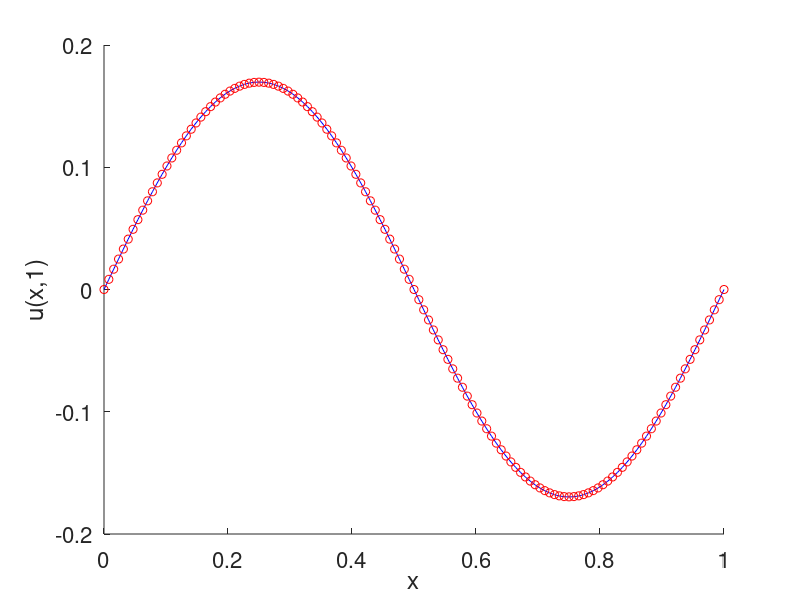

Recreate this plot in MATLAB.
function [] = heat_equation_1D_cn_scheme_example_1
%%% --- 1D heat equation with Dirichlet boundary condition
%
% du/dt = D*d^2u/dx^2 with Drichlet BC: u(a,t) = u(b,t) = 0;
%                                       u(x,0) = 2*sin(2*pi*x)
% analytic solution: u(x,t) = 2*exp(-(pi^2/4)*t)*sin(2*pi*x),
%
% The finite difference: the Crank-Nicolson scheme (CN), that is,
%  matrix equation: 
% (I-lambda*A)*w^(n+1) = (I+lambda*A)*w^(n) + lambda*(b^(n) + b^(n+1))
% A is tridiagonal matrix.
% (I-lambda*A) is evolution matrix.
% b^(n+1) = [u^(n+1)_{a} 0,...0, u^(n+1)_{b}]^(T), (T = transpose). 
% b^(n+1) = 0 for all n since u(a,t) = (b,t) = 0
% lambda = D*dt/(2*dx^2).
% Reference book: D. Bradie, A friendly introduction to numerical analysis 
%
% Written by Tsogbayar Tsednee (PhD), California State University Northridge 
% Contact: tsog215@gmail.com
% Date: December 23, 2018
%%%
% ----------------------------------------------------------------
format short; clear; clc;
% ---
% grid and initial condition
D = 1./16.; % diffision parameter
a = 0.; % x(0)
b = 1.; % x(N+1)
N = 128;  % number of grid point of x axis
dx = (b-a)/N; % step size in x
% ---
x = zeros(N+1,1); % total number of points is N+1
for i = 1:N+1
    x(i) = a + (i-1)*dx;
end
% ---
%%% time parameter
ti = 0.; % t(0)
tf = 1.; % t(N)
Nt = 256; % number of grid point in time t
dt = (tf-ti)/Nt; % step size in time t
t = zeros(Nt,1); % total number of points 
%
lambda = D*dt/(2.*dx^2) ;
%  matrix equation is
% (I-lambda*A)*w^(n+1) = w^(n) + lambda*b^(n+1)
u_mat = zeros(N+1,N+1);
for i = 2:N
    u_mat(i,i-1) = lambda;
    u_mat(i,i) = -2.*lambda;
    u_mat(i,i+1) = lambda;
end
u_mat(1,1) = -2.*lambda; u_mat(N+1,N+1) = -2.*lambda ; 
u_mat(1,2) = lambda; u_mat(N+1,N) = lambda;
%u_mat;
%%%
unit_I = eye(N+1); % unit diagonal matrix 
% at t0 = 0
w0 = 2.*sin(2.*pi.*x); % % at t0 = 0.00 & initial
% evolution matrix 
evolution_mat_l = unit_I - u_mat;
evolution_mat_r = unit_I + u_mat;
w0 = w0(2:N); % taking into account the boundary condition  
%
%%% time loop starts ---
for j = 1:Nt
    t(j) = ti + j*dt;
    %%% 
    w_old = w0;
    w_r = evolution_mat_r(2:N,2:N)*w_old;
    w_new = evolution_mat_l(2:N,2:N)\w_r; % CN scheme: solves linear algebra problem (I-lambda*A)*w^(n+1) = (I+lambda*A)*w^(n) at each time step
    w0 = w_new;
%     
end
%t;
%%% time loop ends ---
w_sol = [0.; w_new; 0.]; % numerical solution after taking into account the BC
%%% 
% ploting numerical and analytic solutions together
figure(1)
hold on
plot(x, w_sol, 'b')                                   % numerical solution
plot(x, 2.*exp(-(pi^2/4)*t(Nt)).*sin(2.*pi.*x), 'ro') % analytic solution
hold off
%axis([-25. 10. -1.100 0.20])
set(gca,'FontSize',16)
xlabel('x') % ,'fontsize',16
ylabel('u(x,1)') % ,'Rotation', 1
%%%

%return
end

